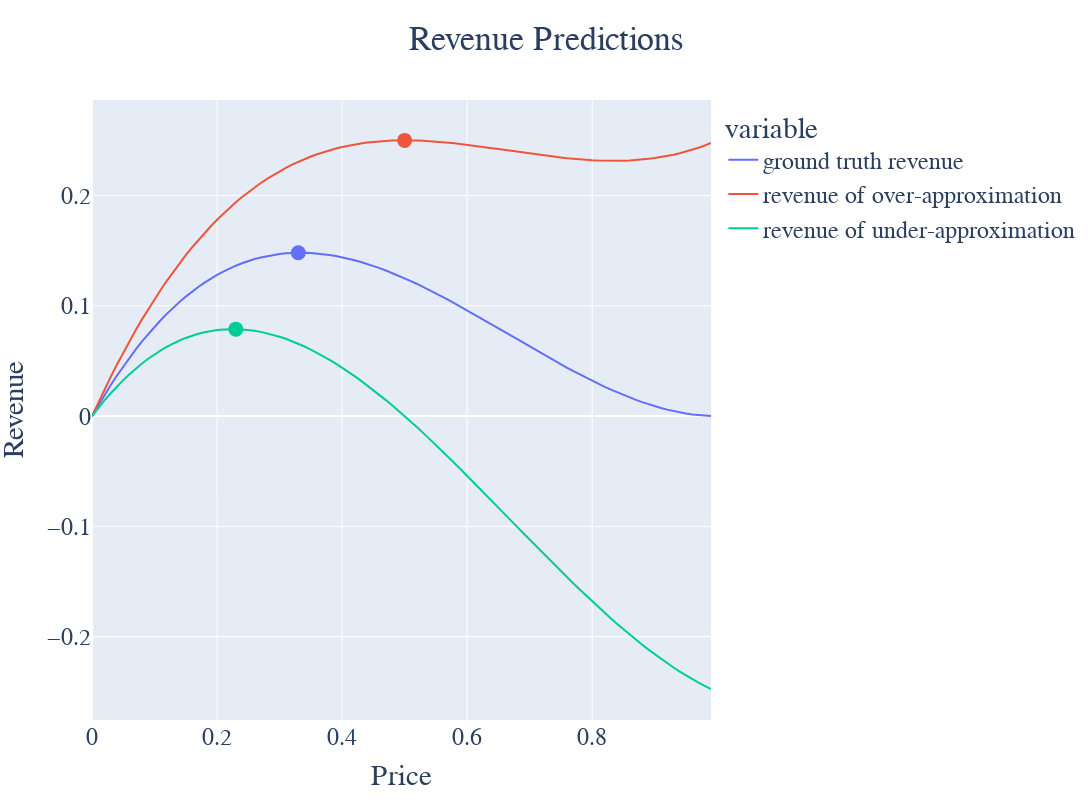

Notebook code for this chart:
### Code cell
import plotly.graph_objects as go

fig = px.line(revenues, x="price", y=["true_revenue", "over_revenue", "under_revenue"], title="Revenue Predictions") 
labels={"true_revenue": "ground truth revenue", "over_revenue":"revenue of over-approximation", "under_revenue":"revenue of under-approximation"}
set_names(fig, labels)

for choice, d in zip([optimal_choice, over_choice, under_choice], fig.data[:3]):
    print(choice)
    # fig.add_traces(go.Scatter(x=choice.p, y=choice.r, 
    #                             mode='markers', 
    #                             showlegend=False, 
    #                             marker=dict(color=d.line.color)
    #                             ))
    fig.add_traces(go.Scatter(x=choice.p, y=choice.g, 
                                mode='markers', 
                                showlegend=False, 
                                marker=dict(color=d.line.color, size=15),
                                ))

# fig.add_scatter(x=choice.p.values, y=chioce.r.values, mode='markers', showlegend=False)
# fig.update_traces(marker=dict(color='black'))

fig.update_layout(font_family="Calibri", font_size=24)
fig.update_layout(yaxis_title="Revenue", xaxis_title="Price", title_x=0.5, width = 1400, height = 800)
fig.show()
